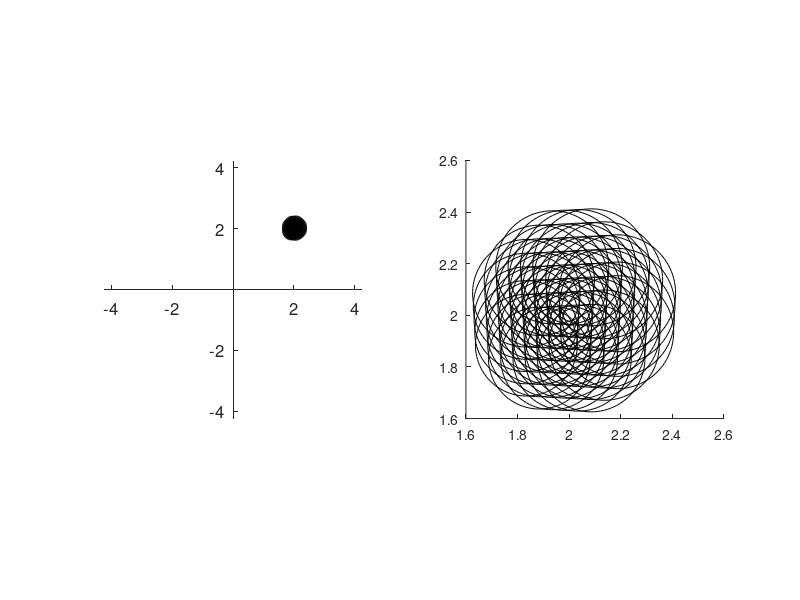

MATLAB code for this plot:
function pmEllipse_FigS9
% Make Figure S
%
%
% See also
%  pmMainEllipseFiguresScript

% x,y single unit RF center positions in degrees

[X,Y] = meshgrid(linspace(-5,5, 200)); 

 

% RF single unit eccentricity in degrees

E = sqrt(X.^2 + Y.^2); 

 

% single unit V1 RF radius from macaque (Freeman & Simoncelli, 2011)

R = 0.075*E;

 

% inverse linear cortical magnification function (deg/mm, Horton and Hoyt, 1991)

invM = @(x) (x+0.75) / 17.3;

 

% voxel diameter (mm)

d = 2;

 

% example voxel pRF center (degrees)

x = 2; y = 2; ecc = sqrt(x^2 + y^2);

 

% inverse cortical magnification at exmaple voxel (deg per mm)

invm = invM(ecc);

 

% spread of neural RF centers within voxels (deg, voxel radius)

rfSpread = 0.5*d*invm;

 

% find neurons inside the voxel, ie neurons whose RF centers are within rfSpread of the voxel's center 

inds = find(sqrt((X-x).^2 + (Y-y).^2)  < rfSpread);

 

% Plot all single unit RFs within voxel

figure(1); clf; 

 

% do it twice, once zoomed in and once zoomed out

for subs = 1:2

    subplot(1,2,subs); hold on;

    theta = linspace(0,2*pi,100);

    for ii = inds'

        [xi, yi] = pol2cart(theta, R(ii));

        xi = xi + X(ii);

        yi = yi + Y(ii);

        plot(xi,yi, 'k-');

    end

    axis square;

    if subs == 1 % zoom out

        axis(1.5*ecc*[-1 1 -1 1]); 

        ax = gca;

        set(ax, 'FontSize', 12, 'XAxisLocation', 'origin', 'YAxisLocation', 'origin')        

    end

end



end

